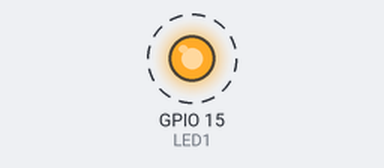
Bench run of a sketch on a simulated ESP32. On the bench: output pins drawn as LEDs (lit = HIGH). Dashed ring = blinking.

Above: at 0.1 s.
Timing chart, 0 to 3.0 s (numbered marks = the images above):
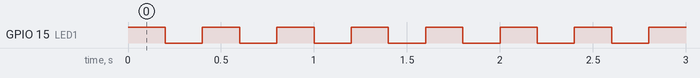

The sketch:

main.ino
```cpp
/*
 * 实验名称：LED闪烁实验
 * 接线说明：LED模块-->ESP32 IO
 *         D1-->15
 *
 * 实验现象：程序下载成功后，D1指示灯闪烁
 */

//定义LED1管脚
#define LED1 15

void setup() {
  //设置LED1引脚为输出模式
  pinMode(LED1, OUTPUT);
  //LED1引脚输出高电平，点亮
  digitalWrite(LED1, HIGH);
}

void loop() {
  digitalWrite(LED1, HIGH);//LED1引脚输出高电平，点亮
  delay(200);//延时200ms
  digitalWrite(LED1, LOW);//LED1引脚输出低电平，熄灭
  delay(200);//延时200ms
}
```

Measured:
- by itself, GPIO 15 (LED1): alternates HIGH for 0.20 s and LOW for 0.20 s
